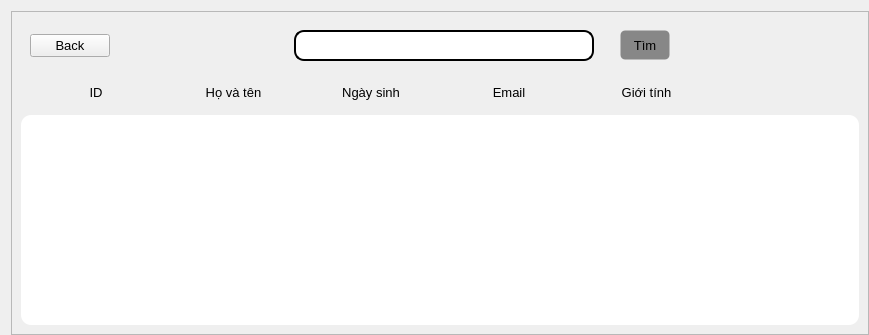
            <widget class="QWidget" name="page_6">
             <property name="styleSheet">
              <string notr="true">#page_6{
background-color: rgb(202, 202, 202);
}
</string>
             </property>
             <layout class="QHBoxLayout" name="horizontalLayout_21">
              <property name="rightMargin">
               <number>0</number>
              </property>
              <property name="bottomMargin">
               <number>0</number>
              </property>
              <item>
               <widget class="QFrame" name="frame_11">
                <property name="frameShape">
                 <enum>QFrame::StyledPanel</enum>
                </property>
                <property name="frameShadow">
                 <enum>QFrame::Raised</enum>
                </property>
                <layout class="QVBoxLayout" name="verticalLayout_19">
                 <item>
                  <widget class="QWidget" name="widget_25" native="true">
                   <layout class="QHBoxLayout" name="horizontalLayout_24">
                    <item>
                     <widget class="QPushButton" name="btn_back_to_page_list_session">
                      <property name="font">
                       <font>
                        <pointsize>10</pointsize>
                       </font>
                      </property>
                      <property name="cursor">
                       <cursorShape>PointingHandCursor</cursorShape>
                      </property>
                      <property name="text">
                       <string>Back</string>
                      </property>
                      <property name="icon">
                       <iconset resource="resources.qrc">
                        <normaloff>:/icons/images/icons/icons8-back-50.png</normaloff>:/icons/images/icons/icons8-back-50.png</iconset>
                      </property>
                     </widget>
                    </item>
                    <item>
                     <spacer name="horizontalSpacer_13">
                      <property name="orientation">
                       <enum>Qt::Horizontal</enum>
                      </property>
                      <property name="sizeHint" stdset="0">
                       <size>
                        <width>178</width>
                        <height>20</height>
                       </size>
                      </property>
                     </spacer>
                    </item>
                    <item>
                     <widget class="QLineEdit" name="lineEdit_3">
                      <property name="sizePolicy">
                       <sizepolicy hsizetype="Maximum" vsizetype="Maximum">
                        <horstretch>0</horstretch>
                        <verstretch>0</verstretch>
                       </sizepolicy>
                      </property>
                      <property name="minimumSize">
                       <size>
                        <width>300</width>
                        <height>0</height>
                       </size>
                      </property>
                      <property name="font">
                       <font>
                        <pointsize>10</pointsize>
                       </font>
                      </property>
                      <property name="styleSheet">
                       <string notr="true">QLineEdit{
border-style: solid;
border-width: 2px;
border-radius: 10px;
padding-left: 10px;
padding-right: 10px;
padding-top: 5px;
padding-bottom: 5px;
}</string>
                      </property>
                     </widget>
                    </item>
                    <item>
                     <spacer name="horizontalSpacer_14">
                      <property name="orientation">
                       <enum>Qt::Horizontal</enum>
                      </property>
                      <property name="sizeType">
                       <enum>QSizePolicy::Fixed</enum>
                      </property>
                      <property name="sizeHint" stdset="0">
                       <size>
                        <width>20</width>
                        <height>20</height>
                       </size>
                      </property>
                     </spacer>
                    </item>
                    <item>
                     <widget class="QPushButton" name="btn_search_student_3">
                      <property name="minimumSize">
                       <size>
                        <width>50</width>
                        <height>30</height>
                       </size>
                      </property>
                      <property name="font">
                       <font>
                        <pointsize>10</pointsize>
                        <weight>50</weight>
                        <italic>false</italic>
                        <bold>false</bold>
                        <strikeout>false</strikeout>
                       </font>
                      </property>
                      <property name="cursor">
                       <cursorShape>PointingHandCursor</cursorShape>
                      </property>
                      <property name="styleSheet">
                       <string notr="true">QPushButton{
  background-color: #878787;
  border-style: solid;
  border-width: 1px;
border-radius: 5px;
}</string>
                      </property>
                      <property name="text">
                       <string>Tìm</string>
                      </property>
                      <property name="icon">
                       <iconset resource="resources.qrc">
                        <normaloff>:/icons/images/icons/icons8-search-30.png</normaloff>:/icons/images/icons/icons8-search-30.png</iconset>
                      </property>
                     </widget>
                    </item>
                    <item>
                     <spacer name="horizontalSpacer_15">
                      <property name="orientation">
                       <enum>Qt::Horizontal</enum>
                      </property>
                      <property name="sizeHint" stdset="0">
                       <size>
                        <width>180</width>
                        <height>20</height>
                       </size>
                      </property>
                     </spacer>
                    </item>
                   </layout>
                  </widget>
                 </item>
                 <item>
                  <widget class="QWidget" name="widget_24" native="true">
                   <layout class="QHBoxLayout" name="horizontalLayout_23">
                    <item>
                     <widget class="QLabel" name="label_25">
                      <property name="font">
                       <font>
                        <pointsize>10</pointsize>
                       </font>
                      </property>
                      <property name="text">
                       <string>ID</string>
                      </property>
                      <property name="alignment">
                       <set>Qt::AlignCenter</set>
                      </property>
                     </widget>
                    </item>
                    <item>
                     <widget class="QLabel" name="label_26">
                      <property name="font">
                       <font>
                        <pointsize>10</pointsize>
                       </font>
                      </property>
                      <property name="text">
                       <string>Họ và tên</string>
                      </property>
                      <property name="alignment">
                       <set>Qt::AlignCenter</set>
                      </property>
                     </widget>
                    </item>
                    <item>
                     <widget class="QLabel" name="label_27">
                      <property name="font">
                       <font>
                        <pointsize>10</pointsize>
                       </font>
                      </property>
                      <property name="text">
                       <string>Ngày sinh</string>
                      </property>
                      <property name="alignment">
                       <set>Qt::AlignCenter</set>
                      </property>
                     </widget>
                    </item>
                    <item>
                     <widget class="QLabel" name="label_28">
                      <property name="font">
                       <font>
                        <pointsize>10</pointsize>
                       </font>
                      </property>
                      <property name="text">
                       <string>Email</string>
                      </property>
                      <property name="alignment">
                       <set>Qt::AlignCenter</set>
                      </property>
                     </widget>
                    </item>
                    <item>
                     <widget class="QLabel" name="label_29">
                      <property name="font">
                       <font>
                        <pointsize>10</pointsize>
                       </font>
                      </property>
                      <property name="text">
                       <string>Giới tính</string>
                      </property>
                      <property name="alignment">
                       <set>Qt::AlignCenter</set>
                      </property>
                     </widget>
                    </item>
                    <item>
                     <widget class="QLabel" name="label_30">
                      <property name="text">
                       <string/>
                      </property>
                     </widget>
                    </item>
                   </layout>
                  </widget>
                 </item>
                 <item>
                  <widget class="QWidget" name="widget_23" native="true">
                   <property name="styleSheet">
                    <string notr="true">QWidget{
background-color: rgb(255, 255, 255);
border-radius: 10px;
}
</string>
                   </property>
                   <layout class="QHBoxLayout" name="horizontalLayout_22">
                    <item>
                     <widget class="QListWidget" name="listWidget_3">
                      <property name="cursor" stdset="0">
                       <cursorShape>ArrowCursor</cursorShape>
                      </property>
                     </widget>
                    </item>
                   </layout>
                  </widget>
                 </item>
                </layout>
               </widget>
              </item>
             </layout>
            </widget>
